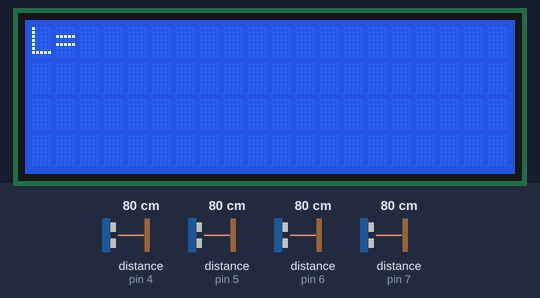
The sketch below on a simulated Arduino Uno, built with avr-gcc and run on an emulated ATmega328P. Shown: 20×4 character LCD. Wiring (from diagram.json): 2 × ultrasonic range finder: trigger pin 10, echo pin 4 / trigger pin 11, echo pin 5. The inputs (shaded band) are chosen by the test bench; at power-on: distance to the obstacle (sensors on pin 4, pin 5, pin 6, pin 7) 80 cm. The echo pulse lasts 58.3 µs per cm.

Above: at 7.2 s.
7.3 s: distance to the obstacle (sensor on pin 4) set to 2 cm
At 17.1 s:
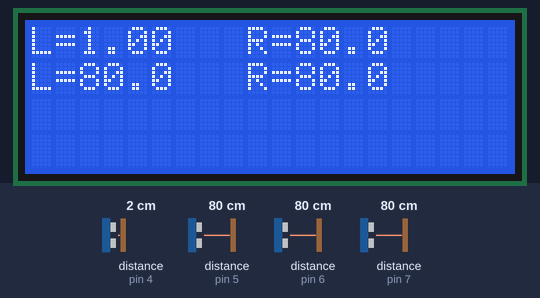
17.6 s: distance to the obstacle (sensor on pin 5) set to 2 cm
At 26.6 s:
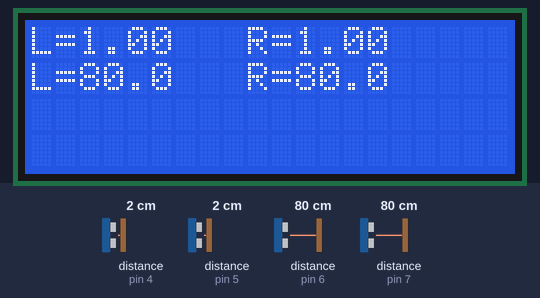
27.6 s: distance to the obstacle (sensor on pin 6) set to 2 cm
At 37.0 s:
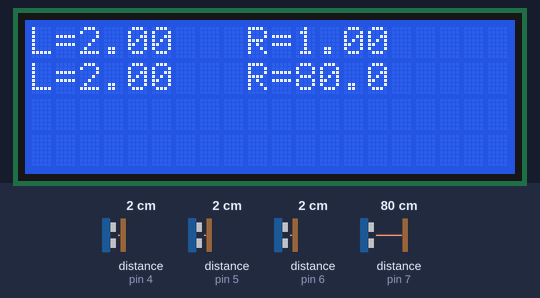
37.7 s: distance to the obstacle (sensor on pin 7) set to 2 cm
At 46.9 s:
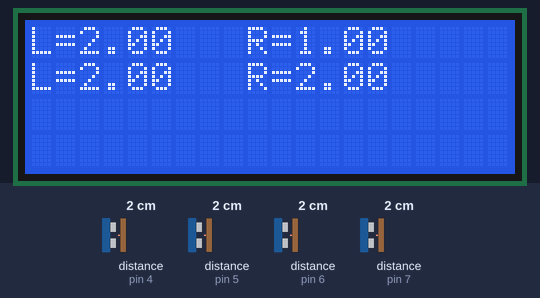
49.7 s: distance to the obstacle (sensor on pin 4) set to 4 cm
At 57.0 s:
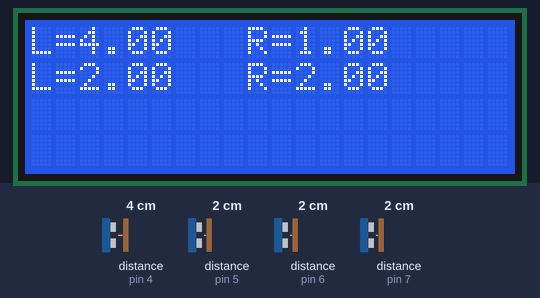
57.8 s: distance to the obstacle (sensor on pin 5) set to 4 cm
At 73.5 s:
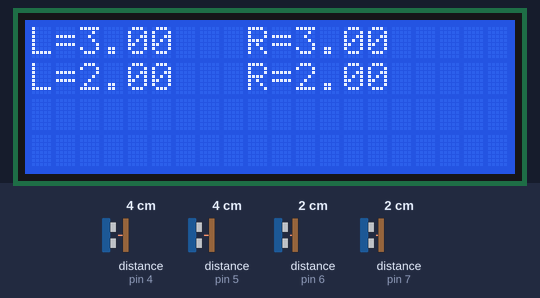
Timing chart, 0 to 73.8 s (numbered marks = the images above; inputs shaded):
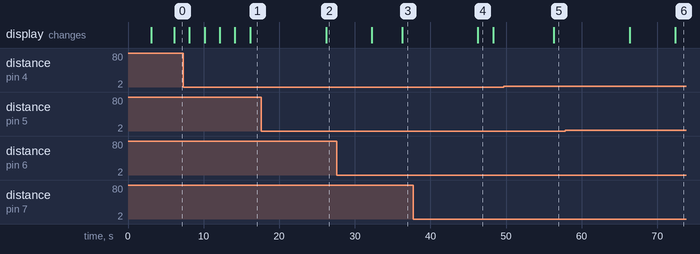

Measured:
- after the input at 17.6 s, the display: changes after 8.6 s (image 2)
- after the input at 27.6 s, the display: first differs from a run without the input after 8.6 s (image 3)
- after the input at 37.7 s, the display: changes after 8.6 s (image 4)
- after the input at 49.7 s, the display: changes after 6.6 s (image 5)
- after the input at 57.8 s, the display: first changes after 8.5 s (image 6 shows a later state)

The sketch:

sketch.ino
```cpp
#include "DisplayActuator.h"
#include "DistanceSensor.h"

/*
* distance-sensor-system-embedded-app
*
* @description
* Embedded Application that monitors a set
* of 4 ultrasonic distance sensors
* showing read values on an LCD actuator.
*
*/

// Define Assigned Trigger Pins
#define FL_TRIGGER_PIN 10
#define FR_TRIGGER_PIN 11
#define RL_TRIGGER_PIN 12
#define RR_TRIGGER_PIN 13

// Define Assigned Echo Pins
#define FL_ECHO_PIN 4
#define FR_ECHO_PIN 5
#define RL_ECHO_PIN 6
#define RR_ECHO_PIN 7

// Initialize Display Actuator
DisplayActuator displayActuator;

// Initialize Distance Sensors
DistanceSensor flDistanceSensor(FL_TRIGGER_PIN, FL_ECHO_PIN);
DistanceSensor frDistanceSensor(FR_TRIGGER_PIN, FR_ECHO_PIN);
DistanceSensor rlDistanceSensor(RL_TRIGGER_PIN, RL_ECHO_PIN);
DistanceSensor rrDistanceSensor(RR_TRIGGER_PIN, RR_ECHO_PIN);

/**
 * Updates the dashboard with the latest data.
 */
void updateDashboard() {

  displayActuator.setCursor(0, 0);
  displayActuator.printText("L=");
  displayActuator.printDistance(flDistanceSensor.readMetricSystemDistance());
  displayActuator.setCursor(9, 0);
  displayActuator.printText("R=");
  displayActuator.printDistance(frDistanceSensor.readMetricSystemDistance());

  displayActuator.setCursor(0, 1);
  displayActuator.printText("L=");
  displayActuator.printDistance(rlDistanceSensor.readMetricSystemDistance());
  displayActuator.setCursor(9, 1);
  displayActuator.printText("R=");
  displayActuator.printDistance(rrDistanceSensor.readMetricSystemDistance());

}

/**
 * Setup Function
 */
void setup() {
  // Initialize Display
  displayActuator.init();
}

/**
 * Loop Function
 */
void loop() {
  // Update Data Visualization
  updateDashboard();
}
```

DisplayActuator.cpp
```cpp
#include <Arduino.h>
#include "DisplayActuator.h"
#include <LiquidCrystal_I2C.h>

/**
 * DisplayActuator.cpp
 *
 * This class is responsible for controlling the display actuator.
 * @see DisplayActuator.h
 * @method init() - Initializes the display actuator.
 * @method setCursor(int row, int column) - Sets the cursor to the specified row and column.
 * @method printDistance(float distance) - Prints the distance to the display.
 * @method printText(String text) - Prints the specified text to the display.
 * @method clear() - Clears the display.
 */

// Define the LCD I2C address and dimensions
LiquidCrystal_I2C lcd(0x27, 20, 4);

/**
 * Constructor
 * Initializes the display actuator.
 */
DisplayActuator::DisplayActuator() {}

/**
 * Initializes the display actuator.
 */
void DisplayActuator::init() {
  Serial.begin(9600);
  lcd.init();
  lcd.backlight();
  lcd.print("Initializing...");
  delay(3000);
  lcd.clear();
  lcd.print("Ready");
  delay(3000);
  lcd.clear();
}

/**
 * Sets the cursor to the specified row and column.
 * @param row - The row to set the cursor to.
 * @param column - The column to set the cursor to.
 */
void DisplayActuator::setCursor(int row, int column) {
  lcd.setCursor(row, column);
}

/**
 * Prints the distance to the display.
 * @param distance - The distance to print.
 */
void DisplayActuator::printDistance(float distance) {
  delay(2000);
  lcd.print(distance, 1);
}

/**
 * Prints the specified text to the display.
 * @param text - The text to print.
 */
void DisplayActuator::printText(String text) {
  lcd.print(text);
}

/**
 * Clears the display.
 */
void DisplayActuator::clear() {
  lcd.clear();
}
```

DisplayActuator.h
```cpp
#ifndef DisplayActuator_h
#define DisplayActuator_h

/**
 * DisplayActuator.h
 *
 * This class is responsible for controlling the display actuator.
 * @see DisplayActuator.cpp
 * @method init() - Initializes the display actuator.
 * @method setCursor(int row, int column) - Sets the cursor to the specified row and column.
 * @method printDistance(float distance) - Prints the distance to the display.
 * @method printText(String text) - Prints the specified text to the display.
 * @method clear() - Clears the display.
 */

class DisplayActuator {
  public:
    DisplayActuator();
    void init();
    void setCursor(int row, int column);
    void printDistance(float distance);
    void printText(String text);
    void clear();
};

#endif
```

DistanceSensor.cpp
```cpp
#include <Arduino.h>
#include "DistanceSensor.h"

/**
 * DistanceSensor.cpp
 *
 * This class is responsible for controlling the distance sensor.
 * @see DistanceSensor.h
 * @method readUltrasonicDistance() - Reads the distance in ultrasonic pulses.
 * @method readMetricSystemDistance() - Reads the distance in centimeters.
 */

/**
 * Constructor
 * @param assignedTriggerPin - The trigger pin to assign.
 * @param assignedEchoPin - The echo pin to assign.
 */
DistanceSensor::DistanceSensor(int assignedTriggerPin, int assignedEchoPin) {
  _triggerPin = assignedTriggerPin;
  _echoPin = assignedEchoPin;
}

/**
 * Reads the distance in ultrasonic pulses.
 * @return The distance in ultrasonic pulses.
 */
long DistanceSensor::readUltrasonicDistance() {
  // Setup Trigger Pin
  pinMode(_triggerPin, OUTPUT);
  // Clear Trigger Pin
  digitalWrite(_triggerPin, LOW);
  // Wait
  delayMicroseconds(2);
  // Activate Trigger Pin during 10 microseconds
  digitalWrite(_triggerPin, HIGH);
  delayMicroseconds(10);
  // Deactivate Trigger Pin
  digitalWrite(_triggerPin, LOW);
  // Setup Echo Pin
  pinMode(_echoPin, INPUT);
  // Return Pulse value
  return pulseIn(_echoPin, HIGH);
}

/**
 * Reads the distance in centimeters.
 * @return The distance in centimeters.
 */
float DistanceSensor::readMetricSystemDistance() {
  // Convert Ultrasonic Pulse Reading into Centimeters
  return readUltrasonicDistance()/58;
}
```

DistanceSensor.h
```cpp
#ifndef DistanceSensor_h

#define DistanceSensor_h

#include "Arduino.h"

/**
 * DistanceSensor.h
 *
 * This class is responsible for controlling the distance sensor.
 * @see DistanceSensor.cpp
 * @method readUltrasonicDistance() - Reads the distance in ultrasonic pulses.
 * @method readMetricSystemDistance() - Reads the distance in centimeters.
 */
class DistanceSensor {
  public:
    DistanceSensor(int assignedTriggerPin, int assignedEchoPin);
    long readUltrasonicDistance();
    float readMetricSystemDistance();
  private:
    int _triggerPin;
    int _echoPin;
};

#endif
```
